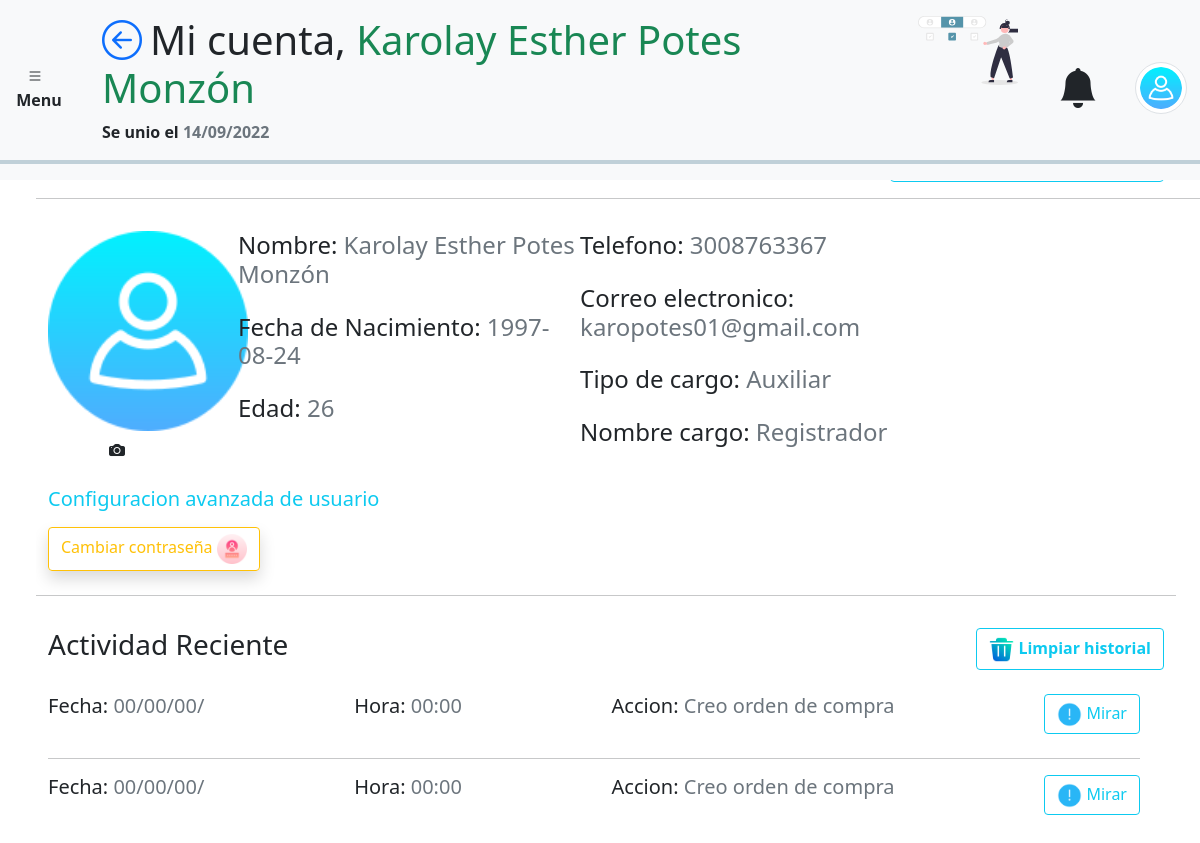
/VIEWS/app/profile.php (signed in), run on the app's committed database.
### tables this page shows
CREATE TABLE `usuario` (
  `usu_id` int(11) NOT NULL,
  `usu_nombres` varchar(50) NOT NULL,
  `usu_apellidos` varchar(50) NOT NULL,
  `usu_contraseña` varchar(50) NOT NULL,
  `usu_fecha_Nacimiento` date NOT NULL,
  `usu_email` varchar(30) DEFAULT NULL,
  `usu_telefono` int(10) UNSIGNED DEFAULT NULL,
  `usu_edad` tinyint(4) NOT NULL
);

CREATE TABLE `cargoxusuario` (
  `Car_id` int(11) DEFAULT NULL,
  `Car_usu_id` int(11) DEFAULT NULL
);

CREATE TABLE `cargo` (
  `car_id` int(11) NOT NULL,
  `car_tipo` varchar(20) DEFAULT NULL,
  `car_nombre` varchar(50) DEFAULT NULL
);

### CONTROLLER/php/showProfile.php (the view, shortened to what this page needs)
<?php
$iduser = $_SESSION['id_usuario'];
$sql = ("SELECT u.usu_id, u.usu_contraseña, u.usu_nombres, u.usu_apellidos, u.usu_fecha_Nacimiento, u.usu_email,
u.usu_telefono, u.usu_edad, cu.Car_usu_id, c.car_tipo, c.car_nombre  FROM usuario as u
INNER JOIN cargoxusuario as cu
ON u.usu_id = cu.Car_usu_id
INNER JOIN cargo as c
ON cu.car_id = c.car_id
WHERE usu_id = '$iduser'");
$resultado = $conex->query($sql);
while($data = $resultado->fetch_array()){
    $nombre = $data['usu_nombres'];
    $apellido = $data['usu_apellidos'];
    $birthDate = $data['usu_fecha_Nacimiento'];
    $age = $data['usu_edad'];
    $tel = $data['usu_telefono'];
    $email = $data['usu_email'];
    $tipoCargo = $data['car_tipo'];
    $nomCargo = $data['car_nombre'];
    echo "
    <div>
        <h4 class='mb-4'>Nombre: <span class='text-secondary'>$nombre $apellido</span> </h4>
        <h4 class='mb-4'>Fecha de Nacimiento: <span class='text-secondary'>$birthDate</span> </h4>
        <h4 class='mb-4'>Edad: <span class='text-secondary'>$age</span></h4>
    </div>
    <div>
        <h4 class='mb-4'>Telefono: <span class='text-secondary'>$tel</span></h4>
        <h4 class='mb-4'>Correo electronico: <span class='text-secondary'>$email</span> </h4>
        <h4 class='mb-4'>Tipo de cargo: <span class='text-secondary'>$tipoCargo</span> </h4>
        <h4 class='mb-4'>Nombre cargo: <span class='text-secondary'>$nomCargo</span> </h4>
    </div>";
}

### VIEWS/app/profile.php (shortened to what this page needs)
<?php
include("../../CONTROLLER/php/config.php");
$idUser = $_SESSION['id_usuario'];
$consulta = "SELECT usu_id, usu_nombres, usu_apellidos FROM usuario WHERE usu_id = '$idUser'";
$resultado = $conex->query($consulta);
$row = $resultado->fetch_assoc();
?>
<!DOCTYPE html>
<html lang="en">
<head>
    <link href="https://cdn.jsdelivr.net/npm/bootstrap@5.0.2/dist/css/bootstrap.min.css" rel="stylesheet"
>
    <link rel="stylesheet" href="https://cdn.jsdelivr.net/npm/bootstrap-icons@1.9.1/font/bootstrap-icons.css">
    <link rel="stylesheet" href="../styles/home.css">
</head>
<body class="container-fluid">
    <div class="row pt-3 fixed-top bg-light">
        <div class="col-1 m-auto">
            <button class="btn btn-outline-none fw-bold" type="button" data-bs-toggle="offcanvas" data-bs-target="#menu">
                <i class="bi bi-list me-2"></i> Menu
            </button>
        </div>
        <div class="col-8 m-auto">
            <h1><a href="usuarios.php"><i class="bi bi-arrow-left-circle me-2"></i></a>Mi cuenta,
                <span class="text-success">
                    <?php
                        echo utf8_decode($row['usu_nombres']." ". $row['usu_apellidos']);
                    ?>
                </span>
            </h1>
            <p class="fw-bold">Se unio el <span class="text-secondary">14/09/2022</span></p>
        </div>
        <div class="col-1">
            <img src="../assets/imagenes/image-12.svg" alt="" style="width:100px">
        </div>
        <div class="col-1 m-auto">
            <div class="dropdown">
                <h1 class="m-auto text-end" data-bs-toggle="dropdown"><i class="bi bi-bell-fill"></i></h1>
            </div>
        </div>
        <div class="col-1 m-auto">
            <div class="dropdown">
                <button class="btn btn-outline-none" data-bs-toggle="dropdown"><img src="../assets/imagenes/user-icon.png" alt="" style="width:70px ;" class="rounded rounded-circle img-thumbnail"></button>
            </div>
        </div>
        <hr class="divider">
    </div>
    <br>
    <br>
    <section class="row mt-5 pt-5 ms-4 mb-4 overflow-auto" style="height:740px">
        <div class="row">
            <div class="col text-end">
                <button class="btn btn-outline-info mb-3" data-bs-toggle="modal" data-bs-target="#editarMiInfo"><i class="bi bi-pencil-square me-2"></i>Editar informacion de usuario</button>
            </div>
        </div>
        <hr>
        <div class="row mt-3">
            <div class="col-2">
                <img src="../assets/imagenes/user-icon.png" alt="" class="d-block" style="width:200px;">
                <button type="file" class="btn btn-outline-none ms-5"><i class="bi bi-camera-fill"></i></button>
            </div>
            <div class="col-8 d-flex justify-content-between">
                <?php
                include('../../CONTROLLER/php/showProfile.php');
                ?>
            </div>
        </div>
        <div class="row mt-3 mb-3">
            <div class="col">
                <h5 class="text-info">Configuracion avanzada de usuario</h5>
                <button class="btn btn-outline-warning mt-2 shadow">Cambiar contraseña <img src="../assets/imagenes/key-icon.png" alt="" style="width:30px"></button>
            </div>
            <hr class="mt-4">
        </div>
        <div class="row">
            <div class="col d-flex justify-content-between">
                <h3>Actividad Reciente</h3>
                <button class="btn btn-outline-info fw-bold"> <img src="../assets/imagenes/basura.png" alt="" style="width:25px"> Limpiar historial</button>
            </div>
            <div class="row">
                <div class="col mt-4">
                    <div class="d-flex justify-content-between">
                        <h5>Fecha: <span class="text-secondary">00/00/00/</span></h5>
                        <h5>Hora: <span class="text-secondary">00:00</span></h5>
                        <h5>Accion: <span class="text-secondary">Creo orden de compra</span></h5>
                        <button class="btn btn-outline-info"><img src="../assets/imagenes/alerta.png" alt="" style="width:25px"> Mirar</button>
                    </div>
                    <hr class="mt-4">
                    <div class="d-flex justify-content-between">
                        <h5>Fecha: <span class="text-secondary">00/00/00/</span></h5>
                        <h5>Hora: <span class="text-secondary">00:00</span></h5>
                        <h5>Accion: <span class="text-secondary">Creo orden de compra</span></h5>
                        <button class="btn btn-outline-info"><img src="../assets/imagenes/alerta.png" alt="" style="width:25px"> Mirar</button>
                    </div>
                </div>
            </div>
        </div>
    </section>
</body>
</html>

### VIEWS/styles/home.css (style rules this page uses)
.divider { border: 2px solid rgb(31, 89, 118) }

### data on the page
usuario: usu_nombres+usu_apellidos "Karolay Esther Potes Monzón"
cargoxusuario: Car_usu_id.usu_nombres "Karolay Esther", Car_usu_id.usu_apellidos "Potes Monzón", Car_usu_id.usu_fecha_Nacimiento "1997-08-24", Car_usu_id.usu_edad "26", Car_usu_id.usu_telefono "3008763367", Car_usu_id.usu_email "karopotes01@gmail.com", Car.car_tipo "Auxiliar", Car.car_nombre "Registrador"
